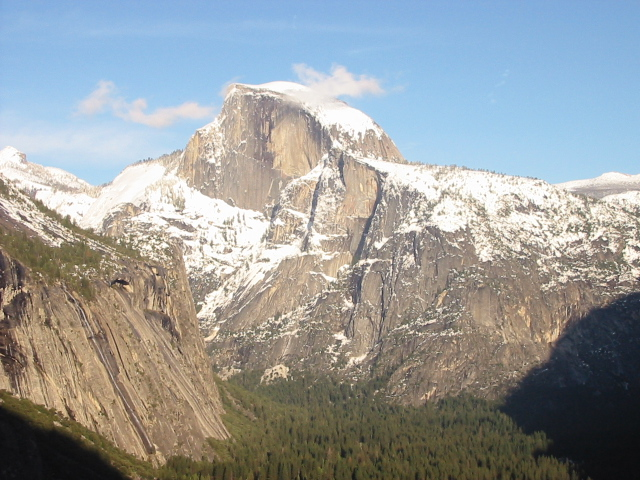
#> input picture 计算机视觉第一次作业/images/1/yosemite2.jpg, 640 x 480 px, found by its file name
$ python main2.py
#> lines starting #> are read from the running program, lines starting #| are printed output that depends on the picture
### 计算机视觉第一次作业/code/panorama_Stitcher.py
import numpy as np
import cv2
from tqdm import trange

class Stitcher:
    def __init__(self,path1,path2,res):
        self.img1=cv2.imread(path1)
        self.img2 =cv2.imread(path2)
        self.kp1=None
        self.kp2=None
        self.resp=res

    # [22 lines left out: function SIFI_kps_match, not called in this run]

    def stitch(self, ratio=0.75, Thresh=4.0):

        # 检测A B特征关键点，并计算特征描述子
        kps1, des1 = self.detect_compute_plus(self.img1)
        kps2, des2 = self.detect_compute_plus(self.img2)
        # 匹配两张图片的所有特征点，返回匹配结果
        matches, H, status = self.match_kps(kps1, kps2, des1, des2, ratio, Thresh)
        result = cv2.warpPerspective(self.img1, H, (self.img1.shape[1] + self.img2.shape[1], self.img1.shape[0]))
        result[0:self.img2.shape[0], 0:self.img2.shape[1]] = self.img2
        cv2.imwrite(self.resp,result)
        return result

    def detect_compute_plus(self, img):
        # 将图像转为灰度图
        gray = cv2.cvtColor(img, cv2.COLOR_BGR2GRAY)
        # 创建SIFT检测器
        descripter = cv2.SIFT_create()
        # 在图像上检测关键点并提取特征
        (kps, features) = descripter.detectAndCompute(img, None)
        # 将关键点的坐标转为numpy数组
        kps = np.float32([kp.pt for kp in kps])
        return kps, features

    def match_kps(self, kps1, kps2, des1, des2, ratio, Thresh):
        # 创建BFMatcher对象
        matcher = cv2.BFMatcher()
        # 对两张图像的特征进行匹配，得到匹配结果列表
        match_lists = matcher.knnMatch(des1, des2, 2)
        # 进行筛选
        matches = []
        for m in match_lists:
            if len(m) == 2 and m[0].distance < m[1].distance * ratio:
                matches.append((m[0].trainIdx, m[0].queryIdx))
        # 根据匹配结果，计算变换矩阵，并返回匹配点列表、变换矩阵、状态
        if len(matches) > 4:
            ptsA = np.float32([kps1[i] for (_, i) in matches])
            ptsB = np.float32([kps2[i] for (i, _) in matches])
            (H, status) = cv2.findHomography(ptsA, ptsB, cv2.RANSAC, Thresh)
            return matches, H, status


    # [60 lines left out: function HOG_kps_match, not called in this run]


### 计算机视觉第一次作业/code/main2.py
import cv2
import numpy as np
from panorama_Stitcher import Stitcher

# 预处理函数，去掉合成图像的黑边
def preprocess(path,spath,thre=10000):
    img = cv2.imread(path)
    gray = cv2.cvtColor(img, cv2.COLOR_BGR2GRAY)

    column_sum = np.sum(gray, axis=0).reshape(-1,1)
    black_column_indices=0
    print(column_sum.shape)
    for i in range(column_sum.shape[0]):
        #print(column_sum[i][0])
        if column_sum[i][0]>thre:
            black_column_indices+=1
    img2=img[:,0:black_column_indices-1]
    cv2.imwrite(spath, img2)

p1="images/1/yosemite2.jpg"
p2="images/1/yosemite1.jpg"
p3="images/1/yosemite4.jpg"
p4="images/1/yosemite3.jpg"

res_path1="results/1/n1.png"
res_path2="results/1/n2.png"
res="results/1/n3.png"


stitcher1 = Stitcher(p1,p2,res_path1)
#> in __init__, self.img1 is the input picture: shape (480, 640, 3); mean B, G, R 155.6, 155.5, 151.7
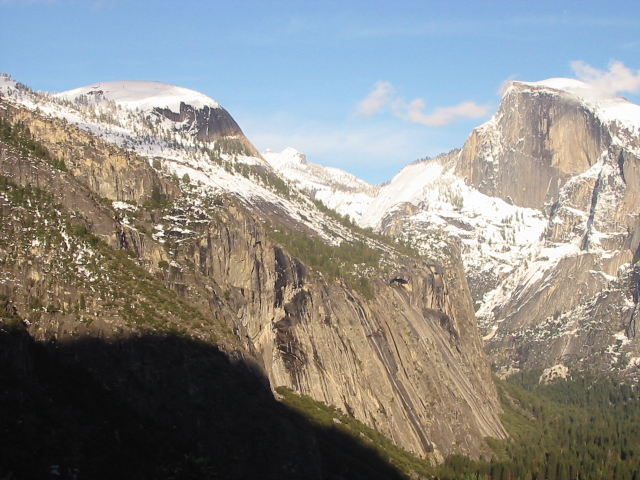
#> input picture 计算机视觉第一次作业/images/1/yosemite1.jpg, 640 x 480 px, found by its file name
#> in __init__, self.img2 is the input picture: shape (480, 640, 3); mean B, G, R 135.4, 139.3, 139.5
stitcher1.stitch()
#> in detect_compute_plus, `(kps, features) = descripter.detectAndCompute(img, None)`: kps = 2343 keypoints; strongest (x, y, size): (604, 239, 2.2), (545, 197, 2.2), (573, 230, 1.9), (118, 241, 2.2)
#> in detect_compute_plus, `kps = np.float32([kp.pt for kp in kps])`: kps = 2343 pairs, first value 2.54 to 637.2, second value 81.13 to 476.3
#> in stitch, `kps1, des1 = self.detect_compute_plus(self.img1)`: kps1 has the same summary as kps in detect_compute_plus
#> in detect_compute_plus (call 2), `(kps, features) = descripter.detectAndCompute(img, None)`: kps = 2504 keypoints; strongest (x, y, size): (6, 199, 1.9), (78, 246, 2.1), (74, 255, 1.9), (46, 222, 2.2)
#> in stitch, `kps2, des2 = self.detect_compute_plus(self.img2)`: kps2 = 2504 pairs, first value 2.95 to 637, second value 74.59 to 476.7
#> in match_kps, `match_lists = matcher.knnMatch(des1, des2, 2)`: match_lists = 2343 matches
#> after the loop in match_kps, `for m in match_lists:`: matches = 923 pairs, first value 608 to 2503, second value 2 to 2309
#> in match_kps, `ptsA = np.float32([kps1[i] for (_, i) in matches])`: ptsA = 923 pairs, first value 3.14 to 620.2, second value 85.41 to 476.1
#> in match_kps, `ptsB = np.float32([kps2[i] for (i, _) in matches])`: ptsB = 923 pairs, first value 157 to 637, second value 82.73 to 475.7
#> in match_kps, `(H, status) = cv2.findHomography(ptsA, ptsB, cv2.RANSAC, Thresh)`: H = [[0.938, 0.000707, 280.9], [-0.0256, 0.983, 3.29], [-9.52e-05, -1.61e-06, 1]]; status = 923 values, max 1 at index 0, min 0 at index 920, mean 0.997
preprocess(res_path1,res_path1)
#> in preprocess, `column_sum = np.sum(gray, axis=0).reshape(-1,1)`: column_sum = 1280 values, max 86891 at index 487, min 0 at index 940, mean 49654.9
#| (1280, 1)
#> after the loop in preprocess, `for i in range(column_sum.shape[0]):`: black_column_indices = 939

stitcher2 = Stitcher(p3,p4,res_path2)
#> call 2 of __init__, with path1 = 'images/1/yosemite4.jpg', path2 = 'images/1/yosemite3.jpg', res = 'results/1/n2.png'
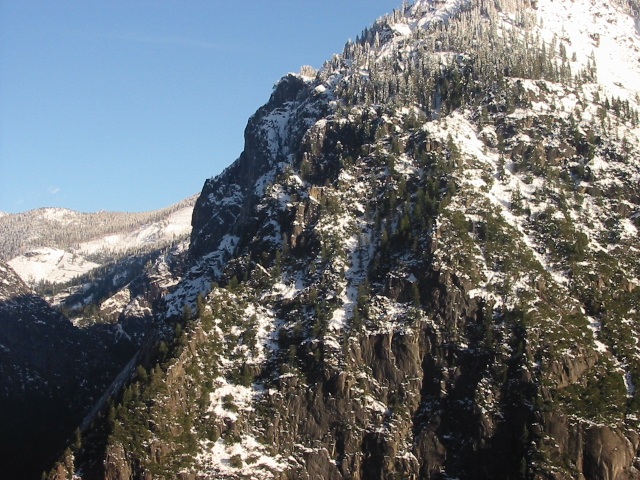
#> input picture 计算机视觉第一次作业/images/1/yosemite4.jpg, 640 x 480 px, found by its file name
#> in __init__, self.img1 is the input picture: shape (480, 640, 3); mean B, G, R 115.4, 112.1, 107.1
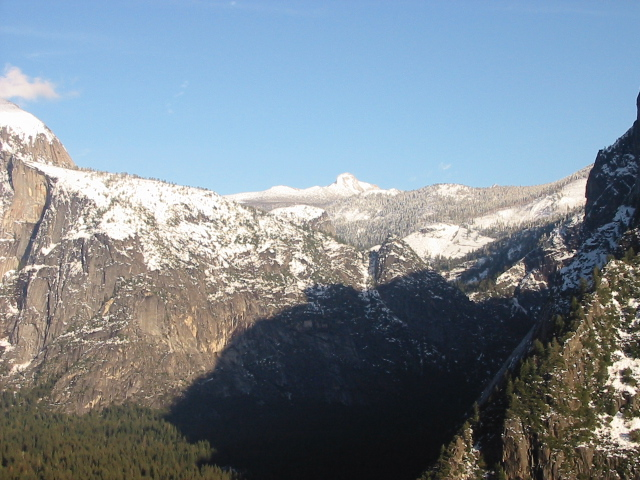
#> input picture 计算机视觉第一次作业/images/1/yosemite3.jpg, 640 x 480 px, found by its file name
#> in __init__, self.img2 is the input picture: shape (480, 640, 3); mean B, G, R 145.3, 135.4, 123.3
stitcher2.stitch()
#> in detect_compute_plus (call 3), `(kps, features) = descripter.detectAndCompute(img, None)`: kps = 3676 keypoints; strongest (x, y, size): (583, 311, 2.7), (489, 391, 2.1), (207, 417, 2.2), (379, 297, 2.3)
#> in detect_compute_plus (call 4), `(kps, features) = descripter.detectAndCompute(img, None)`: kps = 1957 keypoints; strongest (x, y, size): (614, 293, 3.4), (615, 302, 3.3), (632, 390, 5.5), (599, 346, 2.1)
#> in match_kps (call 2), `match_lists = matcher.knnMatch(des1, des2, 2)`: match_lists = 3676 matches
preprocess(res_path2,res_path2)
#| (1280, 1)


stitcher3 = Stitcher(res_path2,res_path1,res)
stitcher3.stitch()
#> in detect_compute_plus (call 5), `gray = cv2.cvtColor(img, cv2.COLOR_BGR2GRAY)`:
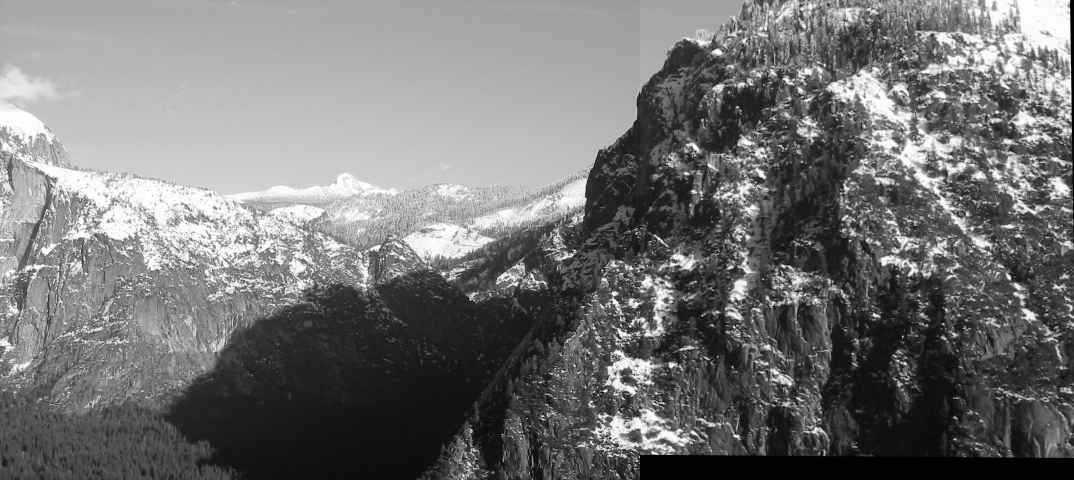
#> gray: shape (480, 1074); min 0, max 255, mean 115.4
#> in detect_compute_plus (call 5), `(kps, features) = descripter.detectAndCompute(img, None)`: kps = 5745 keypoints; strongest (x, y, size): (1009, 277, 2.9), (671, 365, 4.1), (614, 293, 3.4), (717, 52, 5)
#> in detect_compute_plus (call 5), `kps = np.float32([kp.pt for kp in kps])`: kps = 5745 pairs, first value 2.44 to 1070.9, second value 2.26 to 477.1
#> in detect_compute_plus (call 6), `gray = cv2.cvtColor(img, cv2.COLOR_BGR2GRAY)`:
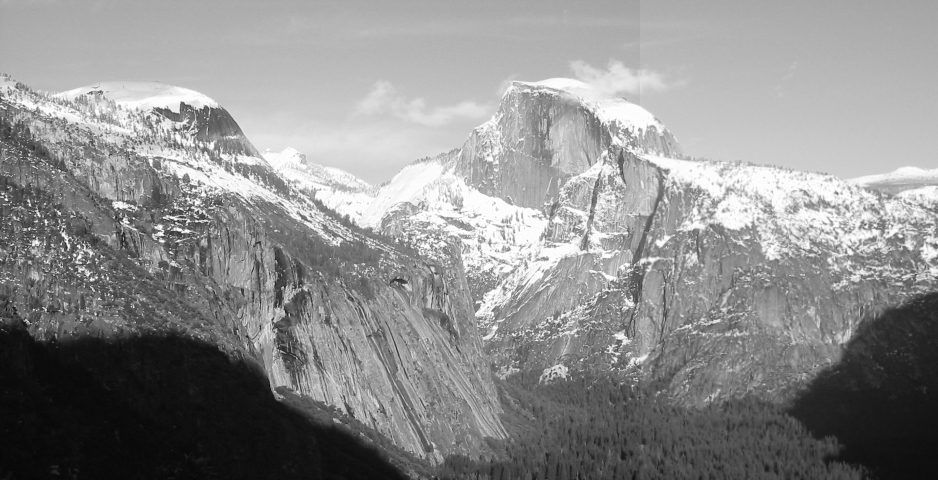
#> gray: shape (480, 938); min 6, max 255, mean 141.1
#> in detect_compute_plus (call 6), `(kps, features) = descripter.detectAndCompute(img, None)`: kps = 3695 keypoints; strongest (x, y, size): (6, 199, 1.9), (78, 246, 2.1), (74, 255, 1.9), (46, 222, 2.2)
#> in detect_compute_plus (call 6), `kps = np.float32([kp.pt for kp in kps])`: kps = 3695 pairs, first value 2.95 to 935.1, second value 74.59 to 476.7
#> in match_kps (call 3), `match_lists = matcher.knnMatch(des1, des2, 2)`: match_lists = 5745 matches
preprocess(res,res)
#> call 3 of preprocess, with path = 'results/1/n3.png', spath = 'results/1/n3.png', thre = 10000
#> in preprocess (call 3), `gray = cv2.cvtColor(img, cv2.COLOR_BGR2GRAY)`:
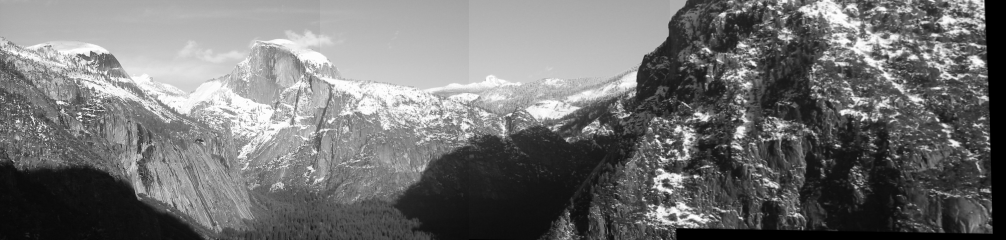
#> gray: shape (480, 2012) (shown at 1/2 size); min 0, max 255, mean 114.2
#> in preprocess (call 3), `column_sum = np.sum(gray, axis=0).reshape(-1,1)`: column_sum = 2012 values, max 86891 at index 487, min 0 at index 1986, mean 54821
#| (2012, 1)
#> after the loop in preprocess (call 3), `for i in range(column_sum.shape[0]):`: black_column_indices = 1982
#> in preprocess (call 3), `img2=img[:,0:black_column_indices-1]`:
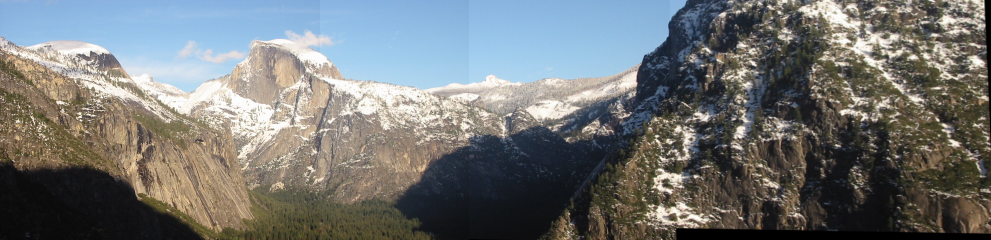
#> img2: shape (480, 1981, 3) (shown at 1/2 size); mean B, G, R 116.1, 116.8, 114.3
#stitcher.match()
#stitcher.HOG_kps_match()
